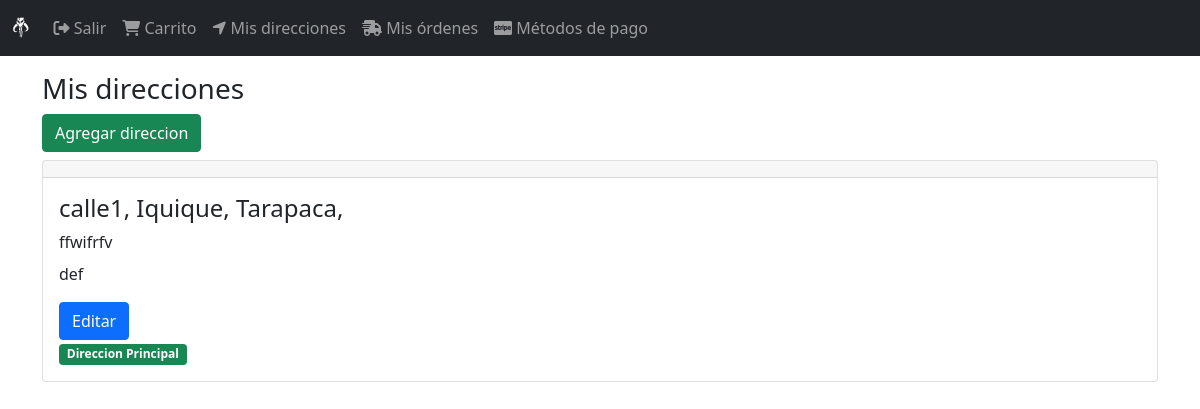
Before: /direcciones/ (signed in) with the older database file.
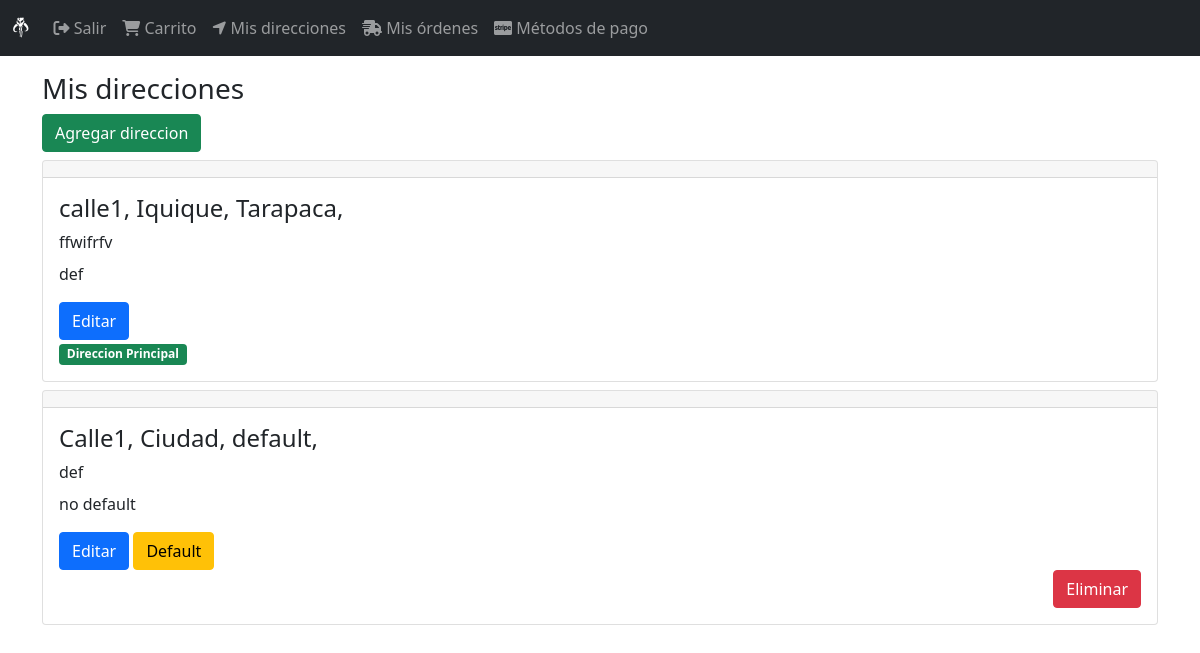
After: the same page with the newer database file.
### DirEnvio/models.py (models this page shows, shortened)
class DireccionEnvio(models.Model):
    user = models.ForeignKey(User, null=False, blank=False, on_delete=models.CASCADE)
    line1 = models.CharField(max_length=300)
    line2 = models.CharField(max_length=300, blank=True)
    city =  models.CharField(max_length=100)
    state = models.CharField(max_length=100)
    reference = models.CharField(max_length=300)
    postal_code = models.CharField(max_length=10, null=False, blank=False)
    default = models.BooleanField(default=False)
    created_at = models.DateTimeField(auto_now_add=True)
    @property
    def direccion(self): # Funcion que devuelve atributos 'line1, 'city' y 'state'
        return '{}, {}, {},'.format(self.line1, self.city, self.state,)

### DirEnvio/views.py (the view)
# urls.py: path('', views.EnvioDirecciones.as_view(), name='direccion_envio'),
class EnvioDirecciones(LoginRequiredMixin, ListView):
    login_url = 'login'
    model = DireccionEnvio
    template_name = 'direccion_envios/direccion_envio.html'
    def get_queryset(self):
        return DireccionEnvio.objects.filter(user=self.request.user).order_by('-default')

### DirEnvio/templates/direccion_envios/direccion_envio.html
{%extends 'base.html'%}
{%block content%}
<div class="col">
    <div class="h3">
        Mis direcciones
    </div>
    <a class="btn btn-success" href="{% url 'formularioDir' %}">Agregar direccion</a>
    <div class="mt-2">
        {%for direccion_envio in object_list %}
            <div class="mt-2">
                {% include 'direccion_envios/snippets/cartDirecciones.html' %}
            </div>
        {%endfor%}
    </div>
</div>
{%endblock%}

### DirEnvio/templates/direccion_envios/snippets/cartDirecciones.html
<div class="card">
    <h5 class="card-header"></h5>
    <div class="card-body">
        <h4 class="card-title">{{direccion_envio.direccion}}</h4>
        <div class="card-title">
            {{direccion_envio.reference}}
        </div>
        <div class="card-title">
            {{direccion_envio.postal_code}}
        </div>
        <div class="mt-3">
            <a href="{% url 'update' direccion_envio.pk %}" class="btn btn-primary">Editar</a>
            {% if direccion_envio.default %}
            <div>
                <span class="badge bg-success">Direccion Principal</span>
            </div>
            {%else%}
            <a href="{% url 'default' direccion_envio.pk %}" class="btn btn-warning">Default</a>
            <div class="d-grid gap-2 d-md-flex justify-content-md-end">
                <a href="{% url 'remove' direccion_envio.pk %}" class="btn btn-danger">Eliminar</a>
            </div>
            {%endif%}
        </div>
    </div>
</div>

Changed rows visible on the page:
added DireccionEnvio: direccion "Calle1, Ciudad, default,", reference "def", postal_code "no default", default "Default"
